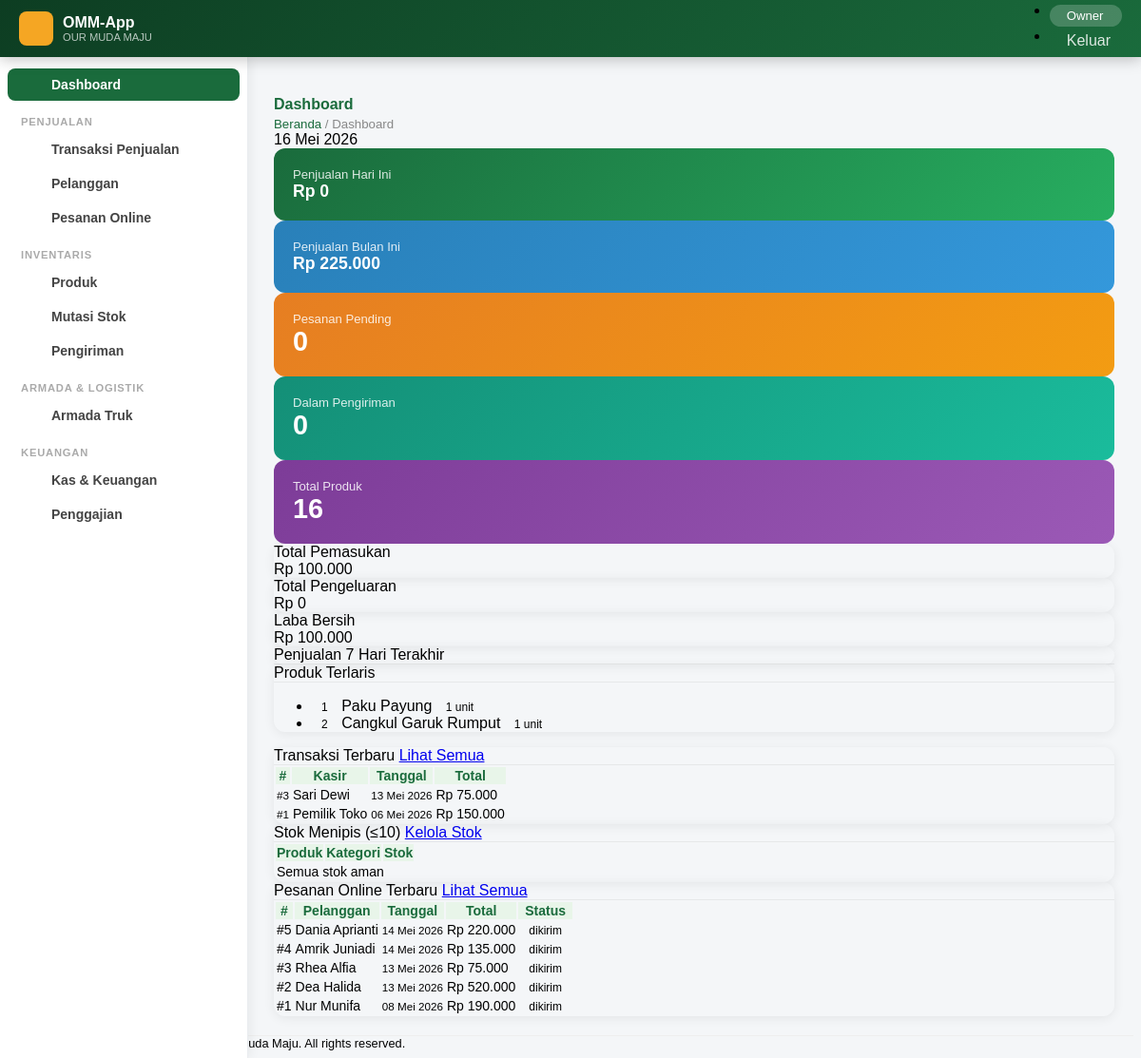
The page /beranda.php (signed in) on the database its author committed.
### tables this page shows
CREATE TABLE `produk` (
  `id_produk` int NOT NULL AUTO_INCREMENT,
  `nama_produk` varchar(100) NOT NULL,
  `kategori` varchar(50) NOT NULL,
  `satuan` varchar(20) NOT NULL,
  `harga_beli` decimal(12,2) NOT NULL,
  `harga_jual` decimal(12,2) NOT NULL,
  `barcode` varchar(50) NOT NULL,
  `created_at` timestamp NULL DEFAULT CURRENT_TIMESTAMP,
  `foto` varchar(255) DEFAULT NULL COMMENT 'Foto Produk',
  PRIMARY KEY (`id_produk`)
);

CREATE TABLE `transaksi` (
  `id_transaksi` int NOT NULL AUTO_INCREMENT,
  `tanggal` timestamp NULL DEFAULT CURRENT_TIMESTAMP,
  `total` decimal(12,2) NOT NULL,
  `metode_pembayaran` varchar(50) NOT NULL,
  `id_kasir` int NOT NULL,
  PRIMARY KEY (`id_transaksi`),
  KEY `id_kasir` (`id_kasir`),
  CONSTRAINT `transaksi_ibfk_1` FOREIGN KEY (`id_kasir`) REFERENCES `karyawan` (`id_karyawan`)
);

CREATE TABLE `karyawan` (
  `id_karyawan` int NOT NULL AUTO_INCREMENT,
  `nama` varchar(100) NOT NULL,
  `jabatan` varchar(50) NOT NULL,
  `no_hp` varchar(20) NOT NULL,
  `gaji` decimal(12,2) NOT NULL DEFAULT '0.00',
  `id_role` int NOT NULL,
  PRIMARY KEY (`id_karyawan`),
  KEY `id_role` (`id_role`),
  CONSTRAINT `karyawan_ibfk_1` FOREIGN KEY (`id_role`) REFERENCES `role` (`id_role`)
);

### koneksi.php (called while the page is built, shortened)
<?php
class Koneksi {
    private $db_host = 'localhost',
            $db_user = 'root',
            $db_pass = 'kristin',
            $db_name = 'db_toko_bangunan';
    function __construct() {
        try {
            $this->db = new PDO(
                "mysql:host=$this->db_host;dbname=$this->db_name;charset=utf8",
                $this->db_user,
                $this->db_pass,
                [PDO::ATTR_ERRMODE => PDO::ERRMODE_EXCEPTION]
            );
        } catch (PDOException $e) {
            die('<div class="alert alert-danger m-3">Koneksi database gagal: ' . $e->getMessage() . '</div>');
        }
    }
}
?>

### Dml.php (called while the page is built, shortened)
<?php
include_once "koneksi.php";
class Dml extends Koneksi {
    public function query($sql, $params = [])
    {
        $q = $this->db->prepare($sql);
        $q->execute($params);
        return $q->fetchAll(PDO::FETCH_ASSOC);
    }
    public function queryOne($sql, $params = [])
    {
        $q = $this->db->prepare($sql);
        $q->execute($params);
        return $q->fetch(PDO::FETCH_ASSOC);
    }
}
?>

### beranda.php (the view, shortened to what this page needs)
<?php
include "fungsi.php";
include "Dml.php";
$db = new Dml();
$tot_produk    = $db->queryOne("SELECT COUNT(*) as c FROM produk")['c'] ?? 0;
$penjualan_hari= $db->queryOne("SELECT COALESCE(SUM(d.subtotal),0) as total FROM transaksi t JOIN detail_transaksi d ON t.id_transaksi=d.id_transaksi WHERE DATE(t.tanggal)=CURDATE()")['total'] ?? 0;
$penjualan_bln = $db->queryOne("SELECT COALESCE(SUM(d.subtotal),0) as total FROM transaksi t JOIN detail_transaksi d ON t.id_transaksi=d.id_transaksi WHERE MONTH(t.tanggal)=MONTH(CURDATE()) AND YEAR(t.tanggal)=YEAR(CURDATE())")['total'] ?? 0;
$pesanan_pending= $db->queryOne("SELECT COUNT(*) as c FROM pesanan_online WHERE status='pending'")['c'] ?? 0;
$pengiriman_proses=$db->queryOne("SELECT COUNT(*) as c FROM pengiriman WHERE status='Dalam pengiriman'")['c'] ?? 0;
$laba_rugi     = $db->queryOne("SELECT * FROM view_laba_rugi") ?? ['total_pemasukan'=>0,'total_pengeluaran'=>0,'laba_bersih'=>0];
$terlaris = $db->query("SELECT * FROM view_produk_terlaris LIMIT 5");
$transaksi_baru = $db->query("SELECT t.id_transaksi, t.tanggal, k.nama as kasir, SUM(d.subtotal) as total FROM transaksi t JOIN karyawan k ON t.id_kasir=k.id_karyawan JOIN detail_transaksi d ON t.id_transaksi=d.id_transaksi GROUP BY t.id_transaksi ORDER BY t.tanggal DESC LIMIT 5");
$pesanan_baru = $db->query("SELECT * FROM view_pesanan_online ORDER BY tanggal DESC LIMIT 5");
$stok_tipis = $db->query("SELECT * FROM view_stok_produk WHERE stok_akkhir <= 10 ORDER BY stok_akkhir ASC LIMIT 5");
include "header.php";
?>
<main id="main">
<div class="d-flex align-items-center justify-content-between mb-4">
    <div>
        <h4 class="page-title mb-0"><i class="bi bi-speedometer2 me-2"></i>Dashboard</h4>
        <div class="page-breadcrumb"><a href="beranda.php">Beranda</a> / Dashboard</div>
    </div>
    <div class="text-muted small"><i class="bi bi-calendar3 me-1"></i><?php echo tanggal(date('Y-m-d')); ?></div>
</div>
<div class="row g-3 mb-3">
    <div class="col-6 col-md-4 col-xl-2">
        <div class="stat-card bg-btj-green">
            <div class="stat-label">Penjualan Hari Ini</div>
            <div class="stat-val" style="font-size:1.1rem;"><?php echo rupiah($penjualan_hari); ?></div>
        </div>
    </div>
    <div class="col-6 col-md-4 col-xl-2">
        <div class="stat-card bg-btj-blue">
            <div class="stat-label">Penjualan Bulan Ini</div>
            <div class="stat-val" style="font-size:1.1rem;"><?php echo rupiah($penjualan_bln); ?></div>
        </div>
    </div>
    <div class="col-6 col-md-4 col-xl-2">
        <div class="stat-card bg-btj-orange">
            <div class="stat-label">Pesanan Pending</div>
            <div class="stat-val"><?php echo $pesanan_pending; ?></div>
        </div>
    </div>
    <div class="col-6 col-md-4 col-xl-2">
        <div class="stat-card bg-btj-teal">
            <div class="stat-label">Dalam Pengiriman</div>
            <div class="stat-val"><?php echo $pengiriman_proses; ?></div>
        </div>
    </div>
    <div class="col-6 col-md-4 col-xl-2">
        <div class="stat-card bg-btj-purple">
            <div class="stat-label">Total Produk</div>
            <div class="stat-val"><?php echo $tot_produk; ?></div>
        </div>
    </div>
<?php if (strtolower($_SESSION['nama_role']) == 'owner'): ?>
<div class="row g-3 mb-4">
    <div class="col-md-4">
        <div class="card h-100 border-start border-success border-3">
            <div class="card-body">
                <div class="text-muted small fw-semibold mb-1"><i class="bi bi-arrow-down-circle-fill text-success me-1"></i>Total Pemasukan</div>
                <div class="fw-bold fs-5 text-success"><?php echo rupiah($laba_rugi['total_pemasukan'] ?? 0); ?></div>
            </div>
        </div>
    </div>
    <div class="col-md-4">
        <div class="card h-100 border-start border-danger border-3">
            <div class="card-body">
                <div class="text-muted small fw-semibold mb-1"><i class="bi bi-arrow-up-circle-fill text-danger me-1"></i>Total Pengeluaran</div>
                <div class="fw-bold fs-5 text-danger"><?php echo rupiah($laba_rugi['total_pengeluaran'] ?? 0); ?></div>
            </div>
        </div>
    </div>
    <div class="col-md-4">
        <?php $lb = floatval($laba_rugi['laba_bersih'] ?? 0); ?>
        <div class="card h-100 border-start border-<?php echo $lb>=0?'primary':'warning'; ?> border-3">
            <div class="card-body">
                <div class="text-muted small fw-semibold mb-1"><i class="bi bi-wallet-fill text-primary me-1"></i>Laba Bersih</div>
                <div class="fw-bold fs-5 text-<?php echo $lb>=0?'primary':'danger'; ?>"><?php echo rupiah($lb); ?></div>
            </div>
        </div>
    </div>
</div>
<?php endif; ?>
<div class="row g-3 mb-4">
    <div class="col-lg-8">
        <div class="card">
            <div class="card-header bg-white d-flex justify-content-between align-items-center py-3">
                <span class="fw-bold text-dark"><i class="bi bi-bar-chart-line-fill text-success me-2"></i>Penjualan 7 Hari Terakhir</span>
            </div>
        </div>
    </div>
    <div class="col-lg-4">
        <div class="card h-100">
            <div class="card-header bg-white py-3">
                <span class="fw-bold text-dark"><i class="bi bi-trophy-fill text-warning me-2"></i>Produk Terlaris</span>
            </div>
            <div class="card-body p-0">
                <?php if (empty($terlaris)): ?>
                <div class="text-center text-muted p-4">Belum ada data penjualan</div>
                <?php else: ?>
                <ul class="list-group list-group-flush">
                    <?php foreach ($terlaris as $i => $p): ?>
                    <li class="list-group-item d-flex justify-content-between align-items-center">
                        <span>
                            <span class="badge bg-<?php echo ['warning','secondary','danger','info','light text-dark'][$i]??'secondary'; ?> me-2"><?php echo $i+1; ?></span>
                            <?php echo htmlspecialchars($p['nama_produk']); ?>
                        </span>
                        <span class="badge bg-success"><?php echo number_format($p['total_terjual']); ?> unit</span>
                    </li>
                    <?php endforeach; ?>
                </ul>
                <?php endif; ?>
            </div>
        </div>
    </div>
</div>
<div class="row g-3 mb-4">
    <div class="col-lg-6">
        <div class="card">
            <div class="card-header bg-white d-flex justify-content-between align-items-center py-3">
                <span class="fw-bold text-dark"><i class="bi bi-receipt-cutoff text-primary me-2"></i>Transaksi Terbaru</span>
                <a href="transaksi.php" class="btn btn-sm btn-outline-primary">Lihat Semua</a>
            </div>
            <div class="card-body p-0">
                <div class="table-responsive">
                    <table class="table table-hover mb-0">
                        <thead><tr class="text-center"><th>#</th><th>Kasir</th><th>Tanggal</th><th>Total</th></tr></thead>
                        <tbody>
                        <?php if (empty($transaksi_baru)): ?>
                            <tr><td colspan="4" class="text-center text-muted py-3">Belum ada transaksi</td></tr>
                        <?php else: foreach ($transaksi_baru as $t): ?>
                            <tr class="text-center">
                                <td><small class="text-muted">#<?php echo $t['id_transaksi']; ?></small></td>
                                <td><?php echo htmlspecialchars($t['kasir']); ?></td>
                                <td><small><?php echo tanggal(substr($t['tanggal'],0,10)); ?></small></td>
                                <td class="text-success fw-semibold"><?php echo rupiah($t['total']); ?></td>
                            </tr>
                        <?php endforeach; endif; ?>
                        </tbody>
                    </table>
                </div>
            </div>
        </div>
    </div>
    <div class="col-lg-6">
        <div class="card">
            <div class="card-header bg-white d-flex justify-content-between align-items-center py-3">
                <span class="fw-bold text-dark"><i class="bi bi-exclamation-triangle-fill text-danger me-2"></i>Stok Menipis (&le;10)</span>
                <a href="stok.php" class="btn btn-sm btn-outline-danger">Kelola Stok</a>
            </div>
            <div class="card-body p-0">
                <div class="table-responsive">
                    <table class="table table-hover mb-0">
                        <thead><tr class="text-center"><th>Produk</th><th>Kategori</th><th>Stok</th></tr></thead>
                        <tbody>
                        <?php if (empty($stok_tipis)): ?>
                            <tr><td colspan="3" class="text-center text-muted py-3"><i class="bi bi-check-circle text-success me-1"></i>Semua stok aman</td></tr>
                        <?php else: foreach ($stok_tipis as $s): ?>
                            <tr class="text-center">
                                <td class="text-start"><?php echo htmlspecialchars($s['nama_produk']); ?></td>
                                <td><small class="badge bg-light text-dark"><?php echo $s['kategori']; ?></small></td>
                                <td><span class="badge bg-<?php echo $s['stok_akkhir']<=0?'danger':($s['stok_akkhir']<=5?'warning':'info'); ?>"><?php echo $s['stok_akkhir']; ?> <?php echo $s['satuan']; ?></span></td>
                            </tr>
                        <?php endforeach; endif; ?>
                        </tbody>
                    </table>
                </div>
            </div>
        </div>
    </div>
</div>
<div class="card mb-4">
    <div class="card-header bg-white d-flex justify-content-between align-items-center py-3">
        <span class="fw-bold text-dark"><i class="bi bi-bag-check-fill text-info me-2"></i>Pesanan Online Terbaru</span>
        <a href="pesanan-online.php" class="btn btn-sm btn-outline-info">Lihat Semua</a>
    </div>
    <div class="card-body p-0">
        <div class="table-responsive">
            <table class="table table-hover mb-0">
                <thead><tr class="text-center"><th>#</th><th>Pelanggan</th><th>Tanggal</th><th>Total</th><th>Status</th></tr></thead>
                <tbody>
                <?php if (empty($pesanan_baru)): ?>
                    <tr><td colspan="5" class="text-center text-muted py-3">Belum ada pesanan online</td></tr>
                <?php else: foreach ($pesanan_baru as $p): ?>
                    <tr class="text-center">
                        <td>#<?php echo $p['id_pesanan']; ?></td>
                        <td><?php echo htmlspecialchars($p['pelanggan']); ?></td>
                        <td><small><?php echo tanggal(substr($p['tanggal']??'',0,10)); ?></small></td>
                        <td class="text-success fw-semibold"><?php echo rupiah($p['total']); ?></td>
                        <td><?php echo badge_status($p['status']); ?></td>
                    </tr>
                <?php endforeach; endif; ?>
                </tbody>
            </table>
        </div>
    </div>
</div>
</main>
<?php include "footer.php"; ?>

### assets/css/main.css (style rules this page uses)
:root { --btj-primary: #1a6b3c; --btj-secondary: #f5a623; --btj-accent: #e8f5e9; --btj-dark: #0d3d22; --btj-sidebar-w: 260px; }
body { font-family: 'Nunito', sans-serif; background: #f4f6f8; }
#main { margin-left: var(--btj-sidebar-w); margin-top: 60px; padding: 20px; transition: all 0.3s; min-height: calc(100vh - 60px); }
.card { border: none; border-radius: 12px; box-shadow: 0 2px 12px rgba(0,0,0,0.07); }
.card-header { border-radius: 12px 12px 0 0 !important; border-bottom: 1px solid rgba(0,0,0,0.06); }
.stat-card { border-radius: 12px; padding: 20px; color: #fff; position: relative; overflow: hidden; }
.stat-card .stat-val { font-size: 1.8rem; font-weight: 800; }
.stat-card .stat-label { font-size: 0.82rem; opacity: 0.85; }
.bg-btj-green { background: linear-gradient(135deg, #1a6b3c, #27ae60); }
.bg-btj-orange { background: linear-gradient(135deg, #e67e22, #f39c12); }
.bg-btj-blue { background: linear-gradient(135deg, #2980b9, #3498db); }
.bg-btj-purple { background: linear-gradient(135deg, #7d3c98, #9b59b6); }
.bg-btj-teal { background: linear-gradient(135deg, #148f77, #1abc9c); }
.table { font-size: 0.875rem; }
.table thead th { background: var(--btj-accent); color: var(--btj-primary); font-weight: 700; border: none; }
.page-title { font-family: 'Poppins', sans-serif; font-weight: 700; color: var(--btj-primary); margin-bottom: 4px; }
.page-breadcrumb { color: #888; font-size: 0.83rem; }
.page-breadcrumb a { color: var(--btj-primary); text-decoration: none; }
.badge { font-size: 0.75rem; padding: 5px 10px; border-radius: 20px; }

### rows shown on the page
produk: nama_produk "Paku Payung", total_terjual "1"
produk: nama_produk "Cangkul Garuk Rumput", total_terjual "1"
transaksi: id_transaksi "3", id_kasir.nama "Sari Dewi", tanggal "13 Mei 2026", total "Rp 75.000"
transaksi: id_transaksi "1", id_kasir.nama "Pemilik Toko", tanggal "06 Mei 2026", total "Rp 150.000"

### other values the page prints
$_SESSION['nama_role'] "Owner"
rupiah($penjualan_hari) "Rp 0"
rupiah($penjualan_bln) "Rp 225.000"
$pesanan_pending "0"
$pengiriman_proses "0"
$tot_produk "16"
rupiah($laba_rugi['total_pemasukan'] ?? 0) "Rp 100.000"
rupiah($laba_rugi['total_pengeluaran'] ?? 0) "Rp 0"
rupiah($lb) "Rp 100.000"
$p['id_pesanan'] "5"
$p['pelanggan'] "Dania Aprianti"
tanggal(substr($p['tanggal']??'',0,10)) "14 Mei 2026"
rupiah($p['total']) "Rp 220.000"
$status "dikirim"
$p['id_pesanan'] "4"
